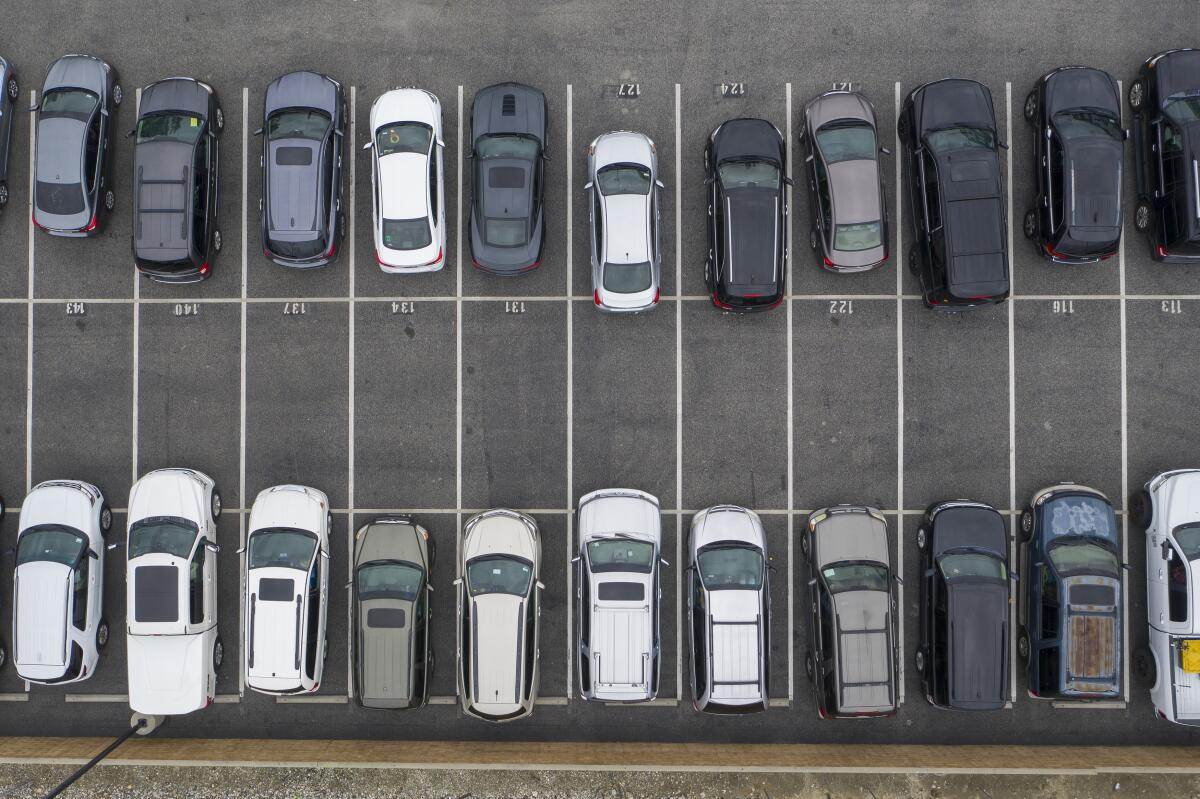
#> input picture 1.jpg, 1200 x 799 px
$ jupyter execute '202231053_laprak_3&4.ipynb'   (older library calls are emulated)
#> lines starting #> are read from the running program, lines starting #| are printed output that depends on the picture; after the words box and inside, x2 and y2 are one past the last pixel; in counts of white or black regions, pixels touching at a corner belong together; long printed decimals are rounded
# IMPORT LIBRARY

[cell 1]
import cv2
import matplotlib.pyplot as plt
import numpy as np
import skimage
from skimage import data
from skimage.color import rgb2hsv
from skimage.feature import graycomatrix, graycoprops

# Baca gambar dari file

[cell 2]
img = cv2.imread('1.jpg')
#> img is the input picture: shape (799, 1200, 3); mean B, G, R 104.3, 103.1, 103

# menampilkan gambar dari variabel img dalam window terpisah

[cell 3]
cv2.imshow("gambar parkir", img)
cv2.waitKey(0)
cv2.destroyAllWindows()

# konversi gambar img menjadi gray dan melakukan deteksi tepi menggunakan Canny

[cell 4]
gray = cv2.cvtColor(img, cv2.COLOR_BGR2GRAY)
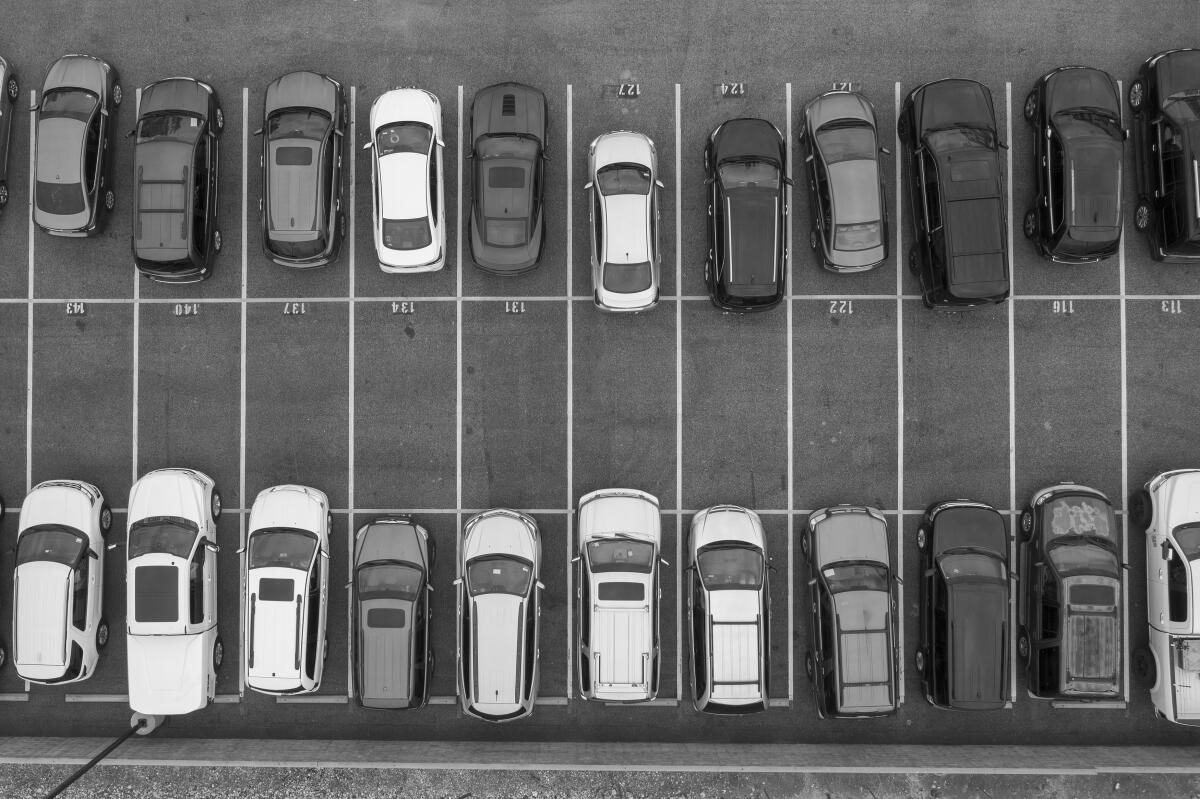
#> gray: shape (799, 1200); min 0, max 254, mean 103.2
edges = cv2.Canny(img, 100, 150)
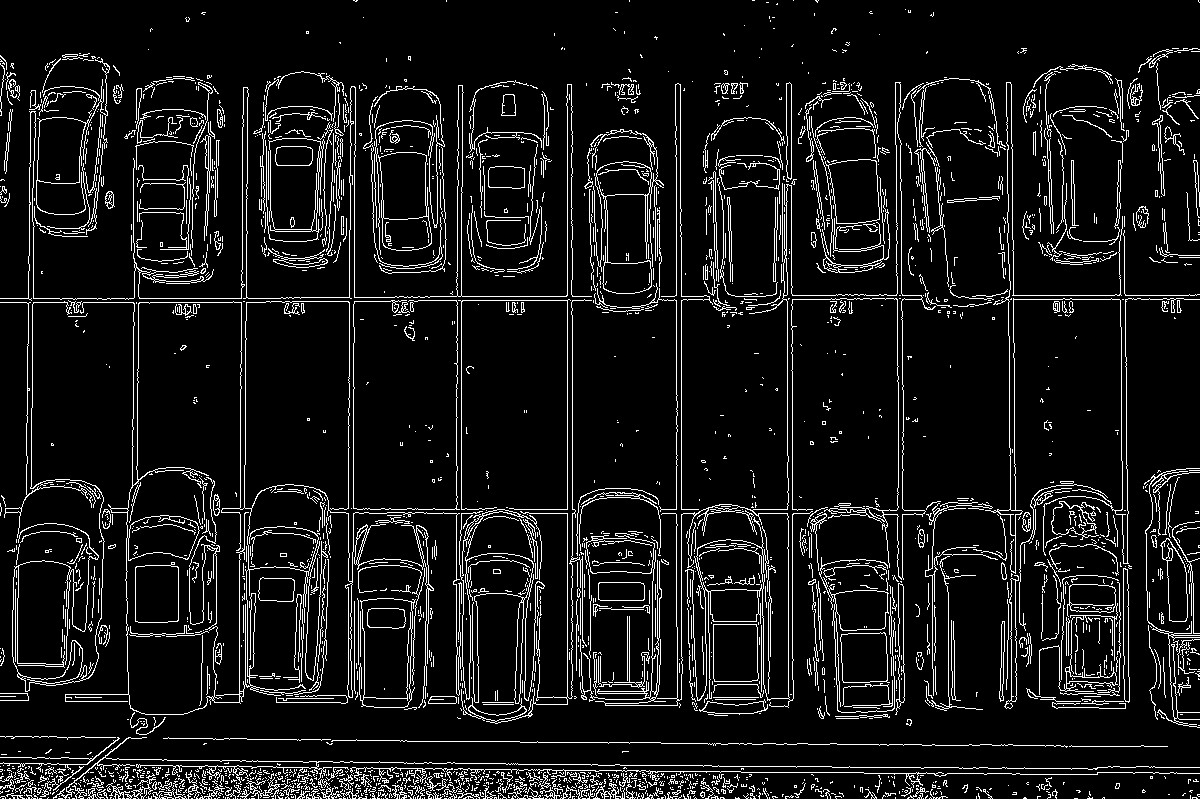
#> edges: shape (799, 1200); 8.6% white in thin lines or dots

# menampilkan gambar dari variabel img dalam window terpisah

[cell 5]
cv2.imshow("gambar parkir", edges)
cv2.waitKey(0)
cv2.destroyAllWindows()

# menampilkan gambar dalam plot

[cell 6]
fig, axs = plt.subplots(1, 2, figsize = (10,10))
ax = axs.ravel()

ax[0].imshow(gray,cmap = "gray")
ax[0].set_title("gambar asli")

ax[1].imshow(edges,cmap = "gray")
ax[1].set_title("gambar yang udah")
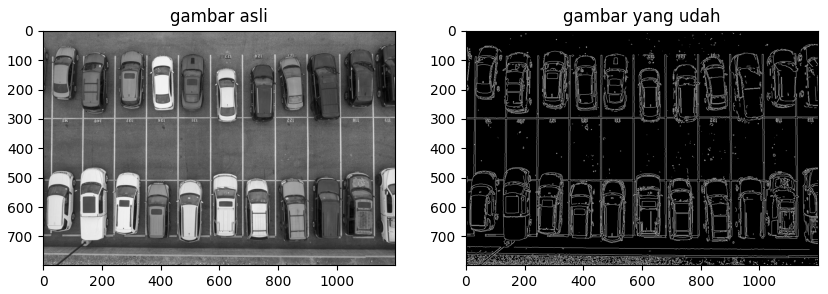
#> figure drawn by matplotlib, 2 panels

# Menggunakan HoughLines untuk mendeteksi garis

[cell 7]
lines = cv2.HoughLinesP(edges, 1, np.pi/180, threshold=100, minLineLength=50, maxLineGap=10)
#> lines = 329 rows, first 6: [567, 704, 567, 84], [676, 626, 676, 126], [1097, 772, 1158, 772], [272, 798, 773, 798], [322, 509, 484, 509], [681, 699, 681, 224]
image_line = img.copy()

# Menggambar garis pada gambar

[cell 8]
if lines is not None:
    for line in lines:
        x1, y1, x2, y2 = line[0]
        cv2.line(image_line, (x1, y1), (x2, y2), (0, 255, 0), 2)
#> this loop made 329 passes
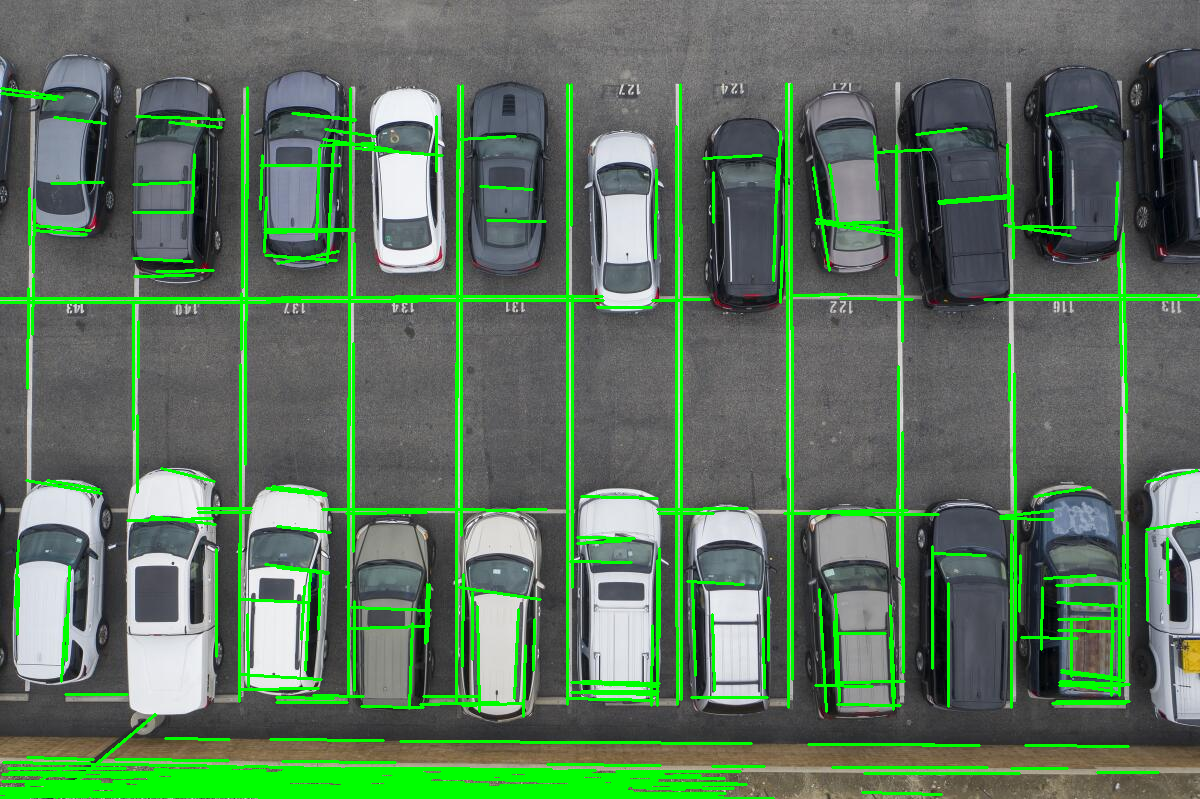
#> image_line: shape (799, 1200, 3); 9.58% of pixels changed, all inside (x1, y1, x2, y2) = (0, 82, 1200, 799)

# menampilkan gambar dalam plot

[cell 9]
fig, axs = plt.subplots(1, 2, figsize = (10,10))
ax = axs.ravel()

ax[0].imshow(gray,cmap = "gray")
ax[0].set_title("gambar asli")

ax[1].imshow(image_line,cmap = "gray")
ax[1].set_title("gambar yang udah")
#> figure, not shown here; B, G, R data is drawn as R, G, B

# membaca gambar dari data skimage dan konversi ke hsv menggunakan fungsi dari skimage

[cell 10]
image = skimage.data.coffee ( )
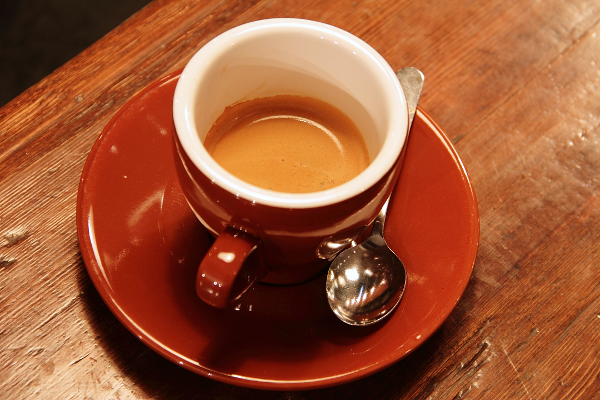
#> image: shape (400, 600, 3); mean R, G, B 158.6, 85.8, 51.5
img_hsv =  rgb2hsv(image)
#> img_hsv: shape (400, 600, 3) float64; mean of channels 0, 1, 2 0.0586, 0.725, 0.622

fig, axs = plt.subplots(1, 2, figsize = (10, 10))

ax = axs.ravel()

ax[0].imshow(image)
ax[0].set_title("RGB")

ax[1].imshow(img_hsv, cmap="hsv")
ax[1].set_title("HSV")

# menghitung rata-rata dan dan standar deviasi dari gambar hsv

[cell 11]
mean = np.mean(img_hsv.ravel())
#> mean = 0.468
std = np.std(img_hsv.ravel())
#> std = 0.351

print(mean, std)
#| 0.4685 0.3506

# Mengekstrak masing-masing channel

[cell 12]
h_channel = (img_hsv[:, :, 0] * 255).astype(np.uint8)
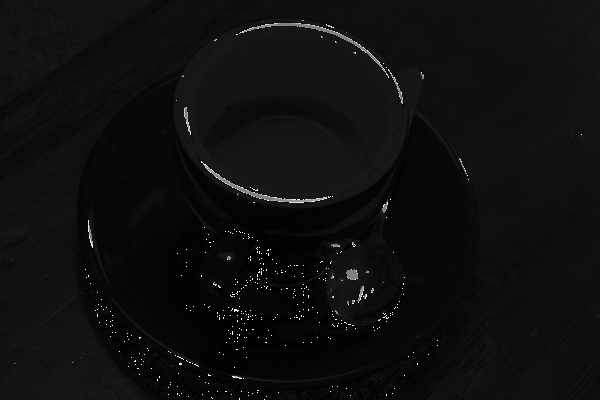
#> h_channel: shape (400, 600); min 0, max 254, mean 14.5
s_channel = (img_hsv[:, :, 1] * 255).astype(np.uint8)
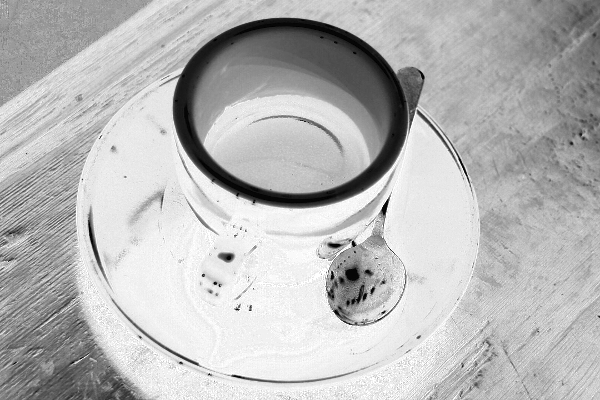
#> s_channel: shape (400, 600); min 0, max 255, mean 184.4
v_channel = (img_hsv[:, :, 2] * 255).astype(np.uint8)
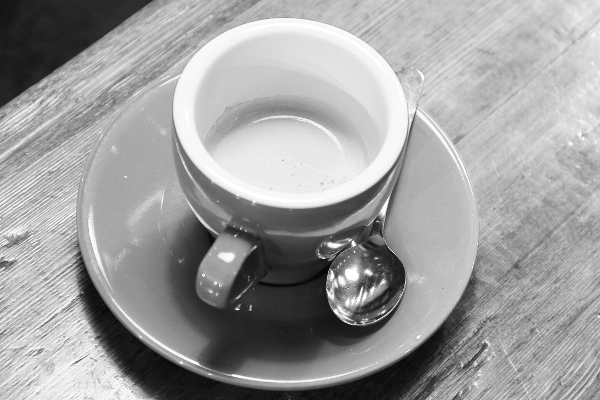
#> v_channel: shape (400, 600); min 1, max 255, mean 158.5

# Menampilkan gambar asli dan masing-masing channel HSV dalam dua baris

[cell 13]
fig, axs = plt.subplots(2, 3, figsize=(15, 10))
ax = axs.ravel()

ax[0].imshow(image)
ax[0].set_title("RGB")

ax[1].imshow(img_hsv, cmap="hsv")
ax[1].set_title("HSV")

ax[2].imshow(h_channel, cmap="gray")
ax[2].set_title("H Channel")

ax[3].imshow(s_channel, cmap="gray")
ax[3].set_title("S Channel")

ax[4].imshow(v_channel, cmap="gray")
ax[4].set_title("V Channel")

ax[5].axis('off')

plt.show()

# Menghitung GLCM dari masing-masing channel

[cell 14]
glcm_h = graycomatrix(h_channel, distances=[1], angles=[0], levels=256, symmetric=True, normed=True)
glcm_s = graycomatrix(s_channel, distances=[1], angles=[0], levels=256, symmetric=True, normed=True)
glcm_v = graycomatrix(v_channel, distances=[1], angles=[0], levels=256, symmetric=True, normed=True)

# Mengekstrasksi fitur dari GLCM untuk channel H

[cell 15]
contrast_h = graycoprops(glcm_h, 'contrast')[0, 0]
#> contrast_h = 338
dissimilarity_h = graycoprops(glcm_h, 'dissimilarity')[0, 0]
#> dissimilarity_h = 2.71
homogeneity_h = graycoprops(glcm_h, 'homogeneity')[0, 0]
#> homogeneity_h = 0.594
energy_h = graycoprops(glcm_h, 'energy')[0, 0]
#> energy_h = 0.119
correlation_h = graycoprops(glcm_h, 'correlation')[0, 0]
#> correlation_h = 0.454

print(f'Contrast H Channel: {contrast_h}')
#| Contrast H Channel: 337.965
print(f'Dissimilarity H Channel: {dissimilarity_h}')
#| Dissimilarity H Channel: 2.707
print(f'Homogeneity H Channel: {homogeneity_h}')
#| Homogeneity H Channel: 0.5942
print(f'Energy H Channel: {energy_h}')
#| Energy H Channel: 0.1185
print(f'Correlation H Channel: {correlation_h}')
#| Correlation H Channel: 0.4543

# Mengekstrasksi fitur dari GLCM untuk channel S

[cell 16]
contrast_s = graycoprops(glcm_s, 'contrast')[0, 0]
#> contrast_s = 289.5
dissimilarity_s = graycoprops(glcm_s, 'dissimilarity')[0, 0]
#> dissimilarity_s = 9.44
homogeneity_s = graycoprops(glcm_s, 'homogeneity')[0, 0]
#> homogeneity_s = 0.193
energy_s = graycoprops(glcm_s, 'energy')[0, 0]
#> energy_s = 0.0192
correlation_s = graycoprops(glcm_s, 'correlation')[0, 0]
#> correlation_s = 0.951

print(f'Contrast S Channel: {contrast_s}')
#| Contrast S Channel: 289.515
print(f'Dissimilarity S Channel: {dissimilarity_s}')
#| Dissimilarity S Channel: 9.438
print(f'Homogeneity S Channel: {homogeneity_s}')
#| Homogeneity S Channel: 0.193
print(f'Energy S Channel: {energy_s}')
#| Energy S Channel: 0.01922
print(f'Correlation S Channel: {correlation_s}')
#| Correlation S Channel: 0.9514

# Mengekstrasksi fitur dari GLCM untuk channel V

[cell 17]
contrast_v = graycoprops(glcm_v, 'contrast')[0, 0]
#> contrast_v = 176
dissimilarity_v = graycoprops(glcm_v, 'dissimilarity')[0, 0]
#> dissimilarity_v = 7.06
homogeneity_v = graycoprops(glcm_v, 'homogeneity')[0, 0]
#> homogeneity_v = 0.281
energy_v = graycoprops(glcm_v, 'energy')[0, 0]
#> energy_v = 0.0246
correlation_v = graycoprops(glcm_v, 'correlation')[0, 0]
#> correlation_v = 0.978

print(f'Contrast V Channel: {contrast_v}')
#| Contrast V Channel: 176.008
print(f'Dissimilarity V Channel: {dissimilarity_v}')
#| Dissimilarity V Channel: 7.062
print(f'Homogeneity V Channel: {homogeneity_v}')
#| Homogeneity V Channel: 0.2808
print(f'Energy V Channel: {energy_v}')
#| Energy V Channel: 0.02458
print(f'Correlation V Channel: {correlation_v}')
#| Correlation V Channel: 0.9779
